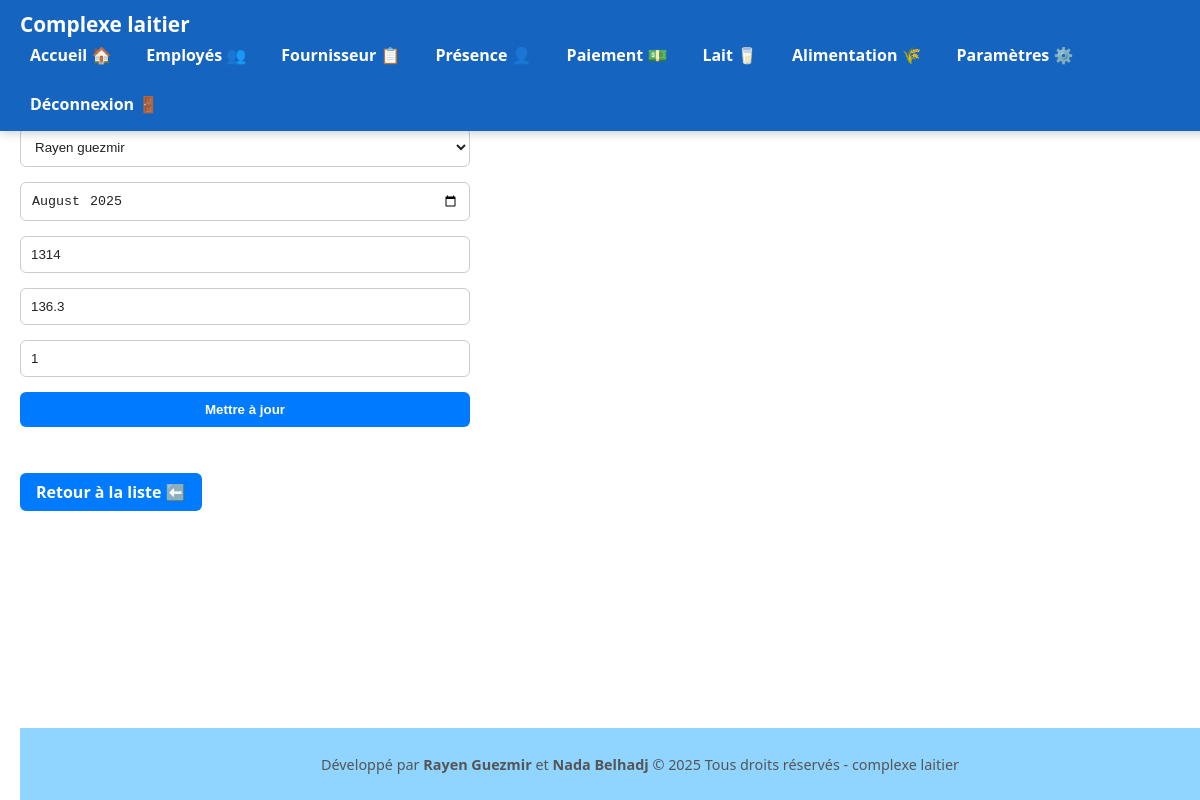
The page /paiement_edit.php?modifier=28 (signed in) on the database its author committed.
### tables this page shows
CREATE TABLE IF NOT EXISTS `paiement` (
  `id` int NOT NULL AUTO_INCREMENT,
  `employe_id` int NOT NULL,
  `mois` date NOT NULL,
  `salaire_net` decimal(10,0) NOT NULL,
  `cnss` varchar(50) NOT NULL,
  `jours_absence` int NOT NULL,
  `salaire_brut` decimal(10,0) NOT NULL,
  `jours_presence` int NOT NULL,
  `salaire_base` decimal(10,0) NOT NULL,
  `montant` decimal(10,0) NOT NULL,
  PRIMARY KEY (`id`)
);

CREATE TABLE IF NOT EXISTS `employes` (
  `id` int NOT NULL AUTO_INCREMENT,
  `nom` varchar(50) NOT NULL,
  `prenom` varchar(50) NOT NULL,
  `poste` varchar(50) NOT NULL,
  `salaire_base` varchar(10) NOT NULL,
  `cnss_taux` decimal(5,0) NOT NULL,
  `date` date NOT NULL,
  `date_paiement` date NOT NULL,
  PRIMARY KEY (`id`)
);

### paiement_edit.php (the view, shortened to what this page needs)
<?php
include('config.php');
include('header.php');
$lang = $_SESSION['lang'] ?? 'fr';
$result_employes = $conn->query("SELECT id, nom, prenom FROM employes ORDER BY nom ASC");
$id = intval($_GET['modifier'] ?? 0);
$stmt = $conn->prepare("SELECT * FROM paiement WHERE id = ?");
$stmt->bind_param("i", $id);
$stmt->execute();
$modif = $stmt->get_result()->fetch_assoc();
$mois_input = '';
if (!empty($modif['mois'])) {
    $mois_input = date('Y-m', strtotime($modif['mois']));
}
?>
<!DOCTYPE html>
<html lang="<?= $lang ?>">
<head>
</head>
<body>
<h2><?= $lang == 'ar' ? 'تعديل الراتب' : 'Modifier Paiement' ?></h2>
<form method="post">
    <select name="employe_id" required>
        <?php while($emp = $result_employes->fetch_assoc()): ?>
            <option value="<?= $emp['id'] ?>" <?= $modif['employe_id'] == $emp['id'] ? 'selected' : '' ?>>
                <?= htmlspecialchars($emp['nom'].' '.$emp['prenom']) ?>
            </option>
        <?php endwhile; ?>
    </select>
    <input type="month" name="mois" value="<?= htmlspecialchars($mois_input) ?>" required>
    <input type="number" step="0.01" name="salaire_net" placeholder="<?= $lang == 'ar' ? 'الراتب الصافي' : 'Salaire Net' ?>" value="<?= htmlspecialchars($modif['salaire_net']) ?>" required>
    <input type="number" step="0.01" name="cnss" placeholder="CNSS" value="<?= htmlspecialchars($modif['cnss']) ?>" required>
    <input type="number" name="jours_absence" placeholder="<?= $lang == 'ar' ? 'أيام الغياب' : 'Jours d\'absence' ?>" value="<?= htmlspecialchars($modif['jours_absence']) ?>" required>
    <button type="submit"><?= $lang == 'ar' ? 'تحديث' : 'Mettre à jour' ?></button>
</form>
<a href="paiement.php" class="btn-back"><?= $lang=='ar'?'⬅️ العودة إلى القائمة':'Retour à la liste ⬅️' ?></a>
<?php include('footer.php'); ?>
</body>
</html>

### rows shown on the page
paiement: employe_id "Rayen guezmir", mois "2025-08", salaire_net "1314", cnss "136.3", jours_absence "1"

### other values the page prints
$items['dashboard'] "Accueil 🏠"
$items['employes'] "Employés 👥"
$items['fournisseur'] "Fournisseur 📋"
$items['presence'] "Présence 👤"
$items['paiement'] "Paiement 💵"
$items['lait'] "Lait 🥛"
$items['alimentation'] "Alimentation 🌾"
$items['settings'] "Paramètres ⚙️"
